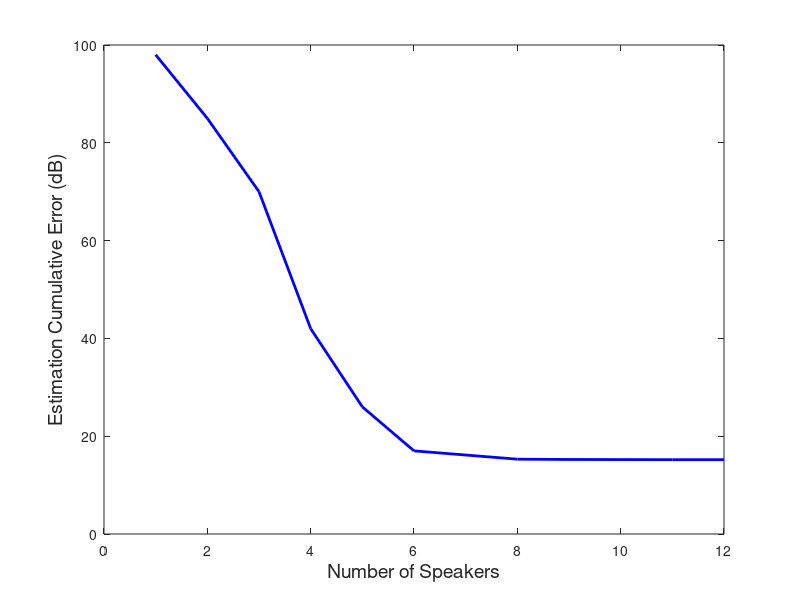

Write the MATLAB code that produced this figure. (Note: this script raises an error after producing the figure.)
y=[98 85 70 42 26 17 15.3 15.24 15.2 15.2];
x=[1   2  3  4   5  6  8     9     11   12];

% Error Plot
figure
ax=gca;
plot(x,y,'b','LineWidth',2)

xlabel('Number of Speakers','FontSize',14)
ylabel('Estimation Cumulative Error (dB)','FontSize',14)
ax.XAxis.FontSize = 12;
ax.YAxis.FontSize = 12;
ax.FontWeight = 'bold';
set(gca,'LineWidth',2)
